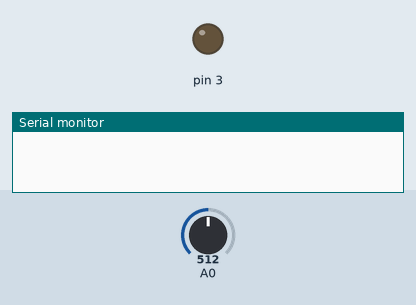
Bench run of a sketch on a simulated Arduino Uno, built with avr-gcc and run on an emulated ATmega328P. Shown: output pins drawn as LEDs (lit = HIGH), the last lines printed to the serial monitor. The inputs (shaded band) are chosen by the test bench; at power-on: A0 = 512.

Above: at 0.05 s.
At 0.3 s:
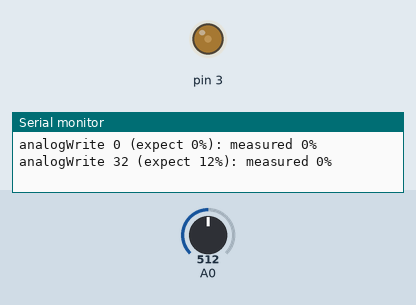
At 0.45 s:
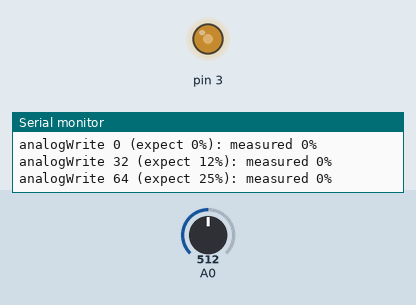
At 0.9 s:
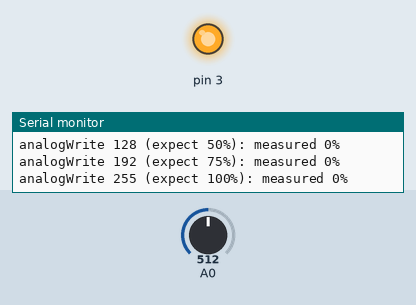
Timing chart, 0 to 9.0 s (numbered marks = the images above):
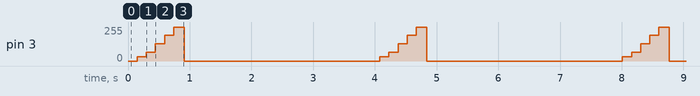

Measured:
- by itself, pin 3: repeats every 3.9 s: 64/255 0.15 s, 128/255 0.15 s, 192/255 0.15 s, 255/255 0.17 s, 0/255 3.2 s, 32/255 0.15 s

The sketch:

AnalogWrite.ino
```cpp
// analogWrite() self-test with a jumper from IO3 to A0: step IO3's PWM through several
// duty cycles and estimate each by sampling A0 (each reading catches the 490 Hz PWM at a
// random point, so the share of high readings approaches the duty cycle). Then take IO3
// back with pinMode() and check digitalWrite() on it.
void setup() { Serial.begin(115200); }

int high_percent() {
    const int samples = 400;
    int high = 0;
    for (int i = 0; i < samples; i++) {
        if (analogRead(A0) > 512) high++;
        delayMicroseconds(137);  // not a multiple of the PWM period
    }
    return high * 100 / samples;
}

void loop() {
    const int values[] = {0, 32, 64, 128, 192, 255};
    for (int v : values) {
        analogWrite(3, v);
        delay(50);
        Serial.print("analogWrite ");
        Serial.print(v);
        Serial.print(" (expect ");
        Serial.print(v * 100 / 255);
        Serial.print("%): measured ");
        Serial.print(high_percent());
        Serial.println("%");
    }
    pinMode(3, OUTPUT);
    digitalWrite(3, HIGH);
    delay(20);
    Serial.print("digitalWrite HIGH: A0=");
    Serial.print(analogRead(A0));
    digitalWrite(3, LOW);
    delay(20);
    Serial.print(", LOW: A0=");
    Serial.println(analogRead(A0));
    Serial.println();
    delay(3000);
}
```
